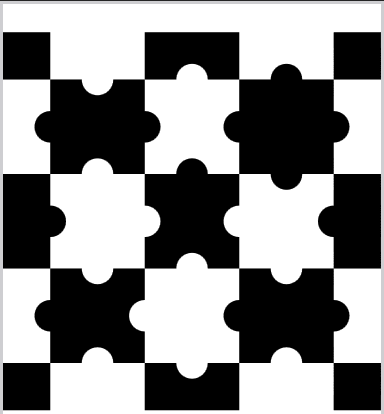
#> input picture puzzle_board/res/3by3-no-text.png, 384 x 414 px, found by its file name
$ python hessian_plotting.py
#> lines starting #> are read from the running program, lines starting #| are printed output that depends on the picture
### puzzle_board/cornerdetection/preprocessor.py
import cv2
import numpy as np


def read_image_as_normalized_grayscale(image_path):
    image_path = image_path
    image = cv2.imread(image_path)
#> image is the input picture: shape (414, 384, 3); mean B, G, R 138.7, 138.6, 138.6
    image_grayscale = cv2.cvtColor(image, cv2.COLOR_BGR2GRAY)
    image_grayscale = np.float32(image_grayscale)
    image_grayscale = image_grayscale / np.max(image_grayscale)
    return image_grayscale

### puzzle_board/cornerdetection/hessian_detector.py
from typing import Any
import cv2
import numpy as np
from numpy import ndarray, dtype, bool_
from skimage.feature import peak_local_max


# [15 lines left out: function image_regional_max_as_binary_matrix, not called in this run]


def _apply_filter(image: np.ndarray, kernel: np.ndarray, dst: np.ndarray) -> np.ndarray:
    return cv2.filter2D(image, -1, kernel, dst=dst)


class HessianDetector:

    def __init__(self, dtype=np.float32, epsilon=0.03):
        # already smoothed, so we can ignore using the actual sobel-operator but instead using the
        # discrete derivatives
        self.y_derivative_filter = np.array([[-1], [0], [1]]).astype(dtype)
        self.x_derivative_filter = np.array([[-1, 0, 1]]).astype(dtype)

        self.diagonal_kernel_one = np.array([[0, 0, 1],
                                             [0, 0, 0],
                                             [-1, 0, 0]]).astype(dtype)
        self.diagonal_kernel_two = np.array([[1, 0, 0],
                                             [0, 0, 0],
                                             [0, 0, -1]]).astype(dtype)
        self.dtype = dtype
        self.epsilon = epsilon
        self.f_y = None
        self.f_yy = None
        self.f_x = None
        self.f_xx = None
        self.f_xy = None
        self.f_rl = None
        self.f_rl_rl = None
        self.f_lr = None
        self.f_lr_lr = None
        self.f_rl_lr = None


    # [68 lines left out: functions _allocate_memory, filter_image, _detect_corners_xy, _detect_corners_diagonal, detect_corners, not called in this run]

### puzzle_board/plotting/hessian_plotting.py
import cv2
import matplotlib.pyplot as plt
import numpy as np

from cornerdetection.hessian_detector import HessianDetector
from cornerdetection.preprocessor import read_image_as_normalized_grayscale
from cornerdetection.utils import get_eigenvectors_at_maxima


def plot_eigenvectors(hessian, dot, image_ary):
    first_eigenvector_x = hessian.f_xx - hessian.f_yy + np.sqrt((hessian.f_xx - hessian.f_yy) *
                                                                (hessian.f_xx - hessian.f_yy) + 4 * hessian.f_xy ** 2)
    first_eigenvector_y = 2 * hessian.f_xy

    second_eigenvector_x = hessian.f_xx - hessian.f_yy - np.sqrt((hessian.f_xx - hessian.f_yy)
                                                                 * (
                                                                         hessian.f_xx - hessian.f_yy) + 4 * hessian.f_xy ** 2)
    second_eigenvector_y = 2 * hessian.f_xy

    first_eigenvector_at_max = get_eigenvectors_at_maxima(first_eigenvector_x, first_eigenvector_y, dot)
    second_eigenvector_at_max = get_eigenvectors_at_maxima(second_eigenvector_x, second_eigenvector_y, dot)

    fig, ax = plt.subplots(figsize=(12, 7))
    # ax.axis('equal')
    ax.imshow(image_ary, cmap='gray', vmin=0)
    ax.quiver(dot[:, 1], dot[:, 0], first_eigenvector_at_max[:, 1],
              first_eigenvector_at_max[:, 0], color='red', label="First Eigenvector", headlength=3)
    ax.quiver(dot[:, 1], dot[:, 0], second_eigenvector_at_max[:, 1],
              second_eigenvector_at_max[:, 0], color='blue', label="Second Eigenvector", headlength=3)
    ax.set_title('Hessian Eigenvectors at Maxima')
    ax.set(xticklabels=[], yticklabels=[])
    ax.set_axis_off()
    ax.legend()
    plt.show()


def plot_gradients(hessian, image_ary):
    fig, (ax0, ax1, ax2, ax3, ax4) = plt.subplots(1, 5, figsize=(24, 10))
    ax0.imshow(image_ary, cmap='gray')
    ax0.set_title('Puzzleboard Cutout')
    ax1.imshow(hessian.f_x, cmap='gray', vmin=0)
    ax1.set_title('Hessian First Derivative in x Direction')
    ax2.imshow(hessian.f_xx, cmap='gray', vmin=0)
    ax2.set_title('Hessian Second Derivative in X Direction')
    ax3.imshow(hessian.f_y, cmap='gray', vmin=0)
    ax3.set_title('Hessian First Derivative in Y Direction')
    ax4.imshow(hessian.f_yy, cmap='gray', vmin=0)
    ax4.set_title('Hessian Second Derivative in Y direction')

    plt.show()


def plot_3d_saddle_point(image_path):
    original_image = read_image_as_normalized_grayscale(image_path)

    image = cv2.GaussianBlur(original_image, (5, 5), 1)
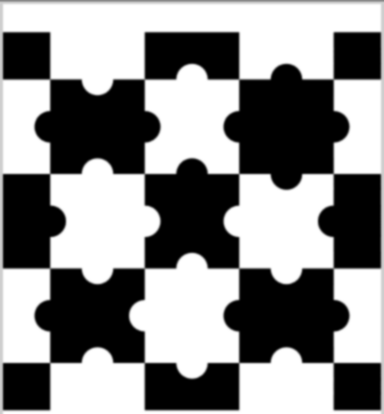
#> image: shape (414, 384) float32; min 0, max 1, mean 0.544
    hd = HessianDetector(image)
    profile, mS = hd.detect_corners(image, k=1)

    plt.imshow(original_image, cmap="grey")
    plt.imshow(mS, cmap="hot", alpha=0.5)
    plt.title("Hessian Detector Response")
    plt.colorbar(label="Response intensity")
    plt.show()

    x = np.arange(0, image.shape[1], 1)
    y = np.arange(0, image.shape[0], 1)
    X, Y = np.meshgrid(x, y)

    #
    fig, ax = plt.subplots(subplot_kw={"projection": "3d"})
    ax.plot_surface(X, Y, np.zeros(image.shape),
                    facecolors=plt.cm.gray(original_image / np.max(original_image)), rstride=1, cstride=1, vmin=0,
                    shade=False)
    ax.plot_surface(X, Y, mS, alpha=0.3, vmin=mS.min(), rstride=1, cstride=1, shade=False)

    ax.set(xticklabels=[], yticklabels=[], zticklabels=[])
    ax.set_zlabel('Response S_f')
    # ax.set_title("Hessian Detector Response \"-S\"")
    ax.grid(False)
    ax.xaxis.pane.fill = False
    ax.yaxis.pane.fill = False
    ax.zaxis.pane.fill = False
    ax.xaxis.pane.set_edgecolor('w')
    ax.yaxis.pane.set_edgecolor('w')
    ax.zaxis.pane.set_edgecolor('w')
    # [13 lines of commented-out code are left out]
    plt.show()


if __name__ == '__main__':
#> (the run stopped early here; a loop or call above may not have finished)

$ run again, with puzzle_board/res/3-by-3.png copied over puzzle_board/res/3by3-no-text.png
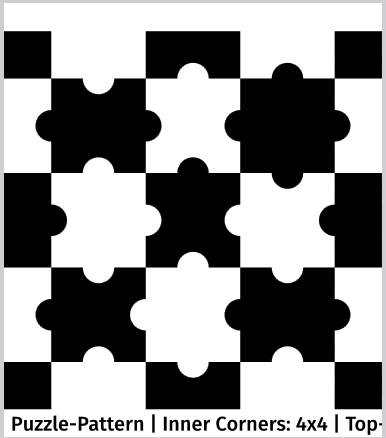
#> input picture puzzle_board/res/3-by-3.png, 386 x 438 px, found by its file name
#> in read_image_as_normalized_grayscale, image is the input picture: shape (438, 386, 3); mean B, G, R 143, 142.9, 142.9
#> in plot_3d_saddle_point, `image = cv2.GaussianBlur(original_image, (5, 5), 1)`:
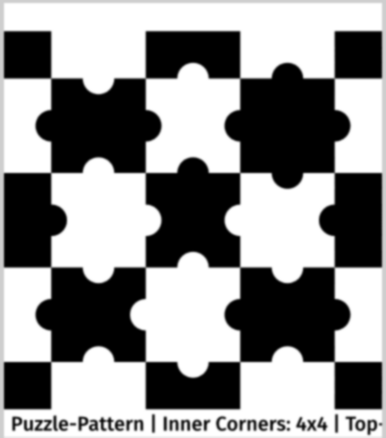
#> image: shape (438, 386) float32; min 0, max 1, mean 0.56

$ run again, with puzzle_board/res/9-by-9-square-puzzle-board.png copied over puzzle_board/res/3by3-no-text.png
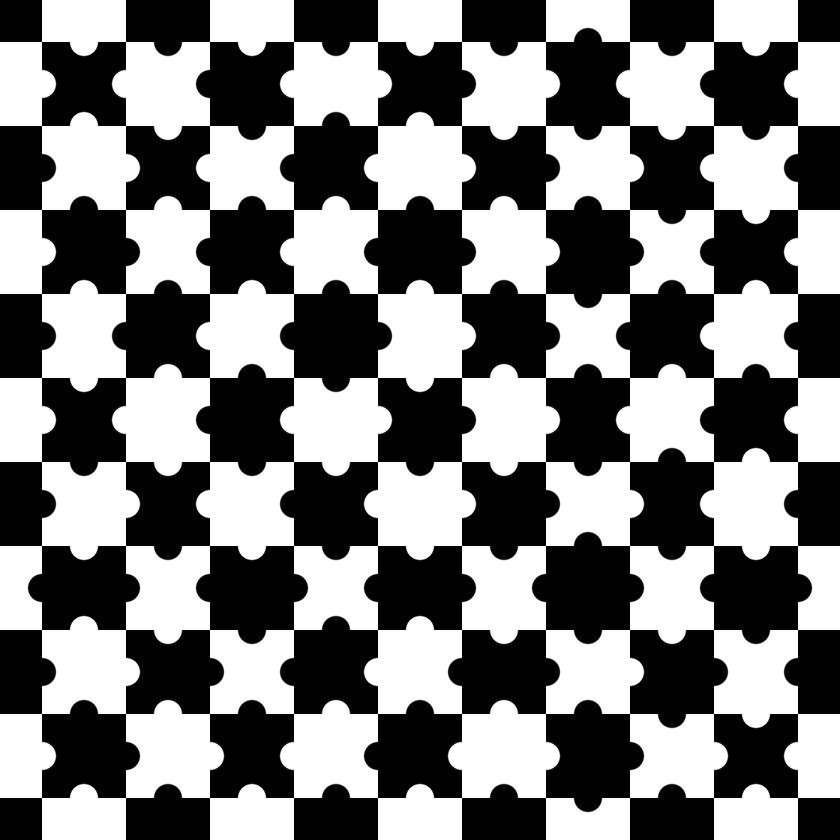
#> input picture puzzle_board/res/9-by-9-square-puzzle-board.png, 840 x 840 px, shrunk from 1000 x 1000 before the run, found by its file name
#> in read_image_as_normalized_grayscale, image is the input picture: shape (840, 840, 3); min 0, max 255, mean 126.6
#> in plot_3d_saddle_point, `image = cv2.GaussianBlur(original_image, (5, 5), 1)`:
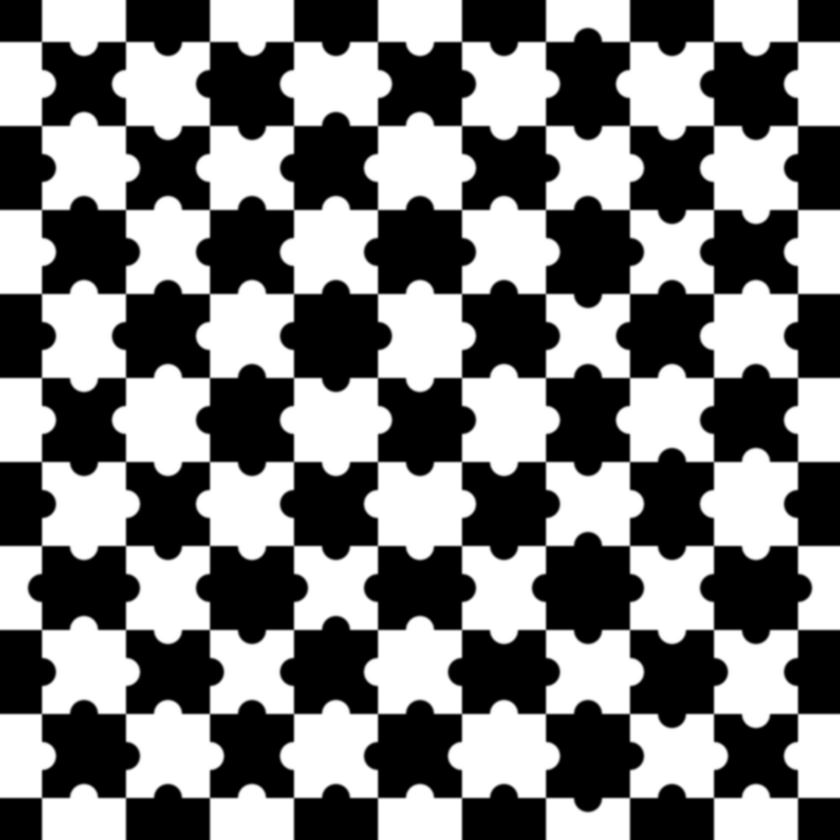
#> image: shape (840, 840) float32; min 0, max 1, mean 0.497
